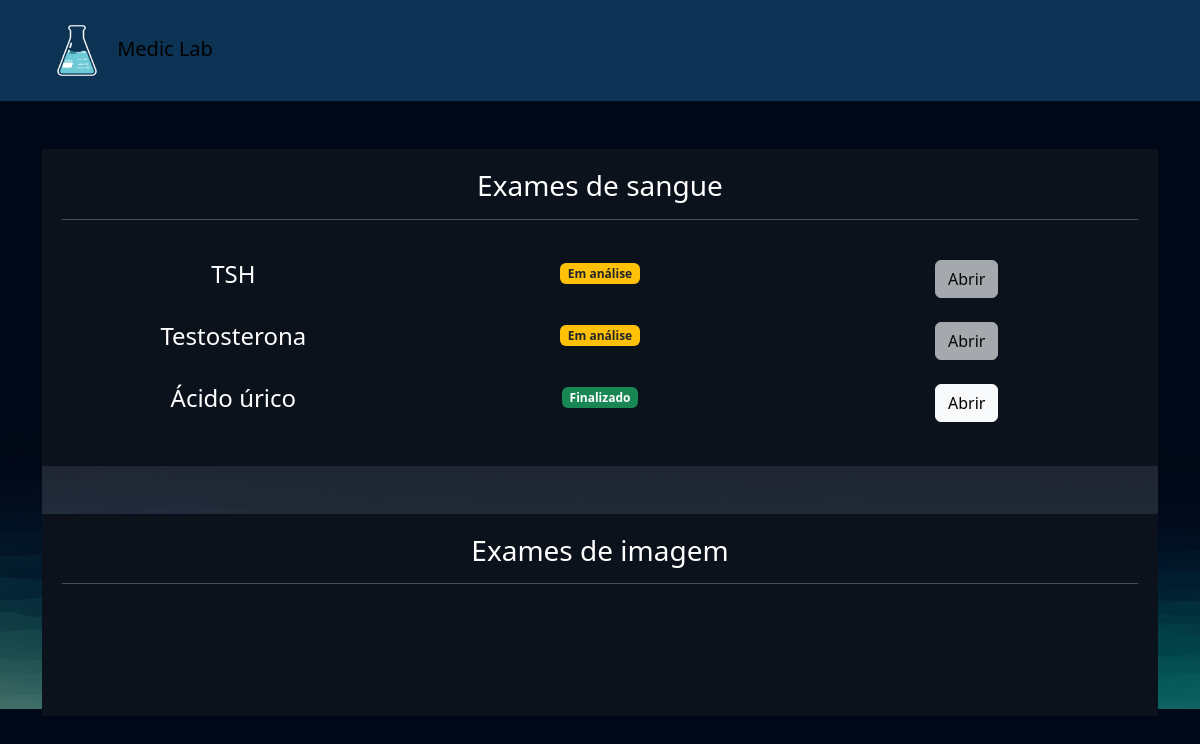
Screenshot of /exames/gerenciar_exames/ (signed in) with the database file from the repository.
### exames/models.py (models this page shows, shortened)
class SolicitacaoExame(models.Model):
    choice_status = (
    ('E', 'Em análise'),
    ('F', 'Finalizado')
    )
    usuario = models.ForeignKey(User, on_delete=models.DO_NOTHING) #ForeignKey -> chave estangeira
    exame = models.ForeignKey(TiposExames, on_delete=models.DO_NOTHING)
    status = models.CharField(max_length=2, choices=choice_status)
    resultado = models.FileField(upload_to="resultados", null=True, blank=True) #FileField -> recebendo arquivo
    requer_senha = models.BooleanField(default=False)
    senha = models.CharField(max_length=6, null=True, blank=True)
    def badge_template(self):
        if self.status == 'E':
            classes_css = 'bg-warning text-dark'
            texto = "Em análise"
        elif self.status == 'F':
            classes_css = 'bg-success'
            texto = "Finalizado"
        return mark_safe(f"<span class='badge bg-primary {classes_css}'>{texto}</span>")

class TiposExames(models.Model):
    nome = models.CharField(max_length=50)
    tipos_choices = (
        ('I', 'Exame de Imagem'),
        ('S', 'Exame de Sangue')
    )
    tipo = models.CharField(max_length=1, choices=tipos_choices) #Passando "tipos_coices"
    preco = models.FloatField()
    disponivel = models.BooleanField(default=True)
    horario_inicial = models.TimeField(auto_now=False, auto_now_add=False)
    horario_final = models.TimeField(auto_now=False, auto_now_add=False)

### exames/views.py (the view)
# urls.py: path('gerenciar_exames/', views.gerenciar_exames, name="gerenciar_exames"),
@login_required
def gerenciar_exames(request):
    exames = SolicitacaoExame.objects.filter(usuario=request.user)
    return render(request, 'gerenciar_exames.html', {'exames':exames})

### exames/templates/gerenciar_exames.html (shortened to what this page needs)
{% extends "bases/base.html" %}
{% load static %}
{% block 'head' %}
    <link href="{% static 'exames/css/style.css' %}" rel="stylesheet">
    <link href="{% static 'exames/css/gerenciar_pedidos.css' %}" rel="stylesheet">
    <link href="{% static 'exames/css/gerenciar_exames.css' %}" rel="stylesheet">
{% endblock 'head' %}
{% block 'conteudo' %}
    <br>
    <br>
    <div class="container">
        <div class="card card-view">
            <div class="sub-card">
                <h3>Exames de sangue</h3>
                <hr>
                <br>
                {% for exame in exames  %}
                {% if  exame.exame.tipo == 'S'%}
                    <div class="row">
                        <div class="col-md"><h4>{{exame.exame.nome}}</h4></div>
                        <div class="col-md">{{exame.badge_template}}</div>
                        <div class="col-md">
                            {% if exame.status == 'F' %}
                                <a href="{% url 'permitir_abrir_exame' exame.id %}" class="btn btn-light">Abrir</a>
                            {% else %}
                                <a href="#" class="btn btn-light disabled">Abrir</a>
                            {% endif %}
                        </div>
                    </div>
                    <br>
                {% endif %}
            {% endfor %}
            </div>
            <br>
            <br>
            <div class="sub-card">
                <h3>Exames de imagem</h3>
                <hr>
                <br>
            <br><br><br>
        </div>
    </div>
{% endblock 'conteudo' %}

### templates/static/geral/css/style.css (style rules this page uses)
:root { --main-color: #151C34; --dark-color: #0C121C ; --light-color: #6DE6EE; --contrast-color: #f4c96b; --differential-color: #066668; }
* { color: white }

### templates/static/exames/css/style.css (style rules this page uses)
body { background-image: url('/static/geral/img/bg2.png'); background-size: cover; }
.card { background-color: rgba(217, 217, 217, .14); color: white; padding: 15px; }

### templates/static/exames/css/gerenciar_pedidos.css (style rules this page uses)
.card-view { text-align: center; padding: 0; border: none; height: 70vh; }

### templates/static/exames/css/gerenciar_exames.css (style rules this page uses)
.sub-card { background-color: var(--dark-color); padding: 20px; }

### rows the page displays
SolicitacaoExame: exame.nome "TSH", badge_template "Em análise", shows "Abrir"
SolicitacaoExame: exame.nome "Testosterona", badge_template "Em análise", shows "Abrir"
SolicitacaoExame: exame.nome "Ácido úrico", badge_template "Finalizado", shows "Abrir"
